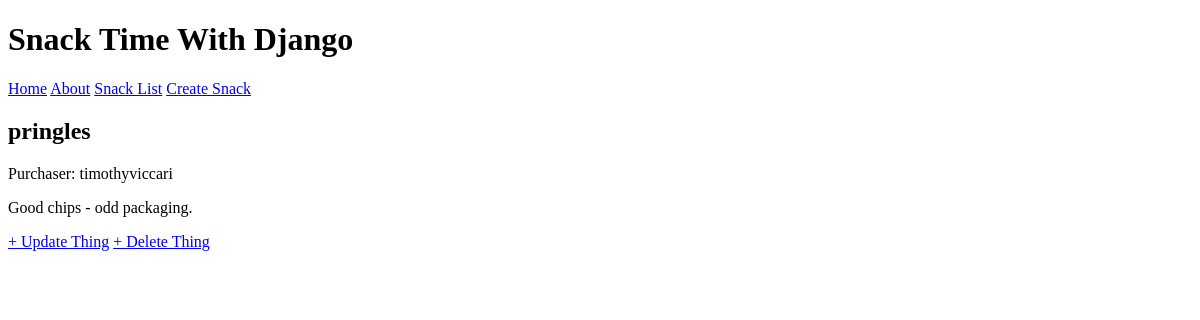
The page /snacks/2/ on the database as committed earlier.
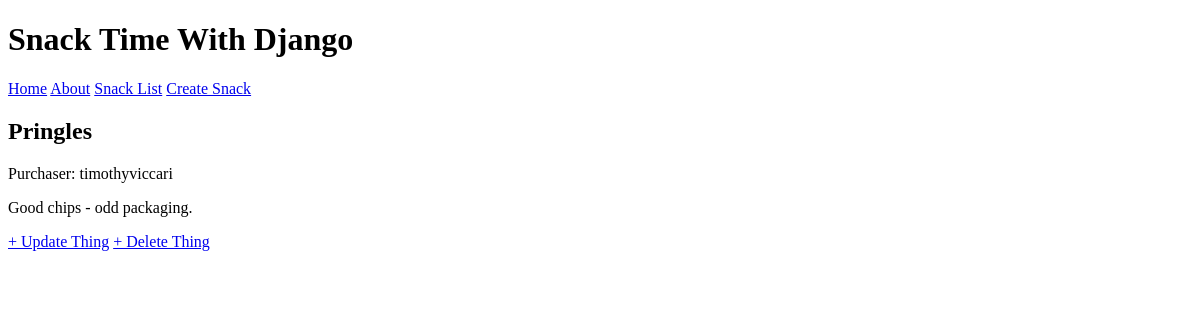
The same page on the database as committed later.
### snacks/models.py (models this page shows, shortened)
class Snack(models.Model):
  name = models.CharField(max_length=64)
  purchaser = models.ForeignKey(get_user_model(), on_delete=models.CASCADE)
  description = models.TextField()

### snacks/views.py (the view)
# urls.py: path("snacks/<int:pk>/", SnackDetailView.as_view(), name='snack_detail'),
class SnackDetailView(DetailView):
  template_name = 'snack_detail.html'
  model = Snack

### templates/snack_detail.html
{% extends 'base.html' %}
{% block content %}
<h2>{{snack.name}}</h2>
<p>Purchaser: {{snack.purchaser}}</p>
<p>{{snack.description}}</p>
<a href="{% url 'snack_update' snack.pk %}">+ Update Thing</a>
<a href="{% url 'snack_delete' snack.pk %}">+ Delete Thing</a>
{% endblock content %}

Rows that differ between the two databases and show on the page:
changed Snack "Good chips - odd packaging.": name "pringles" → "Pringles"
